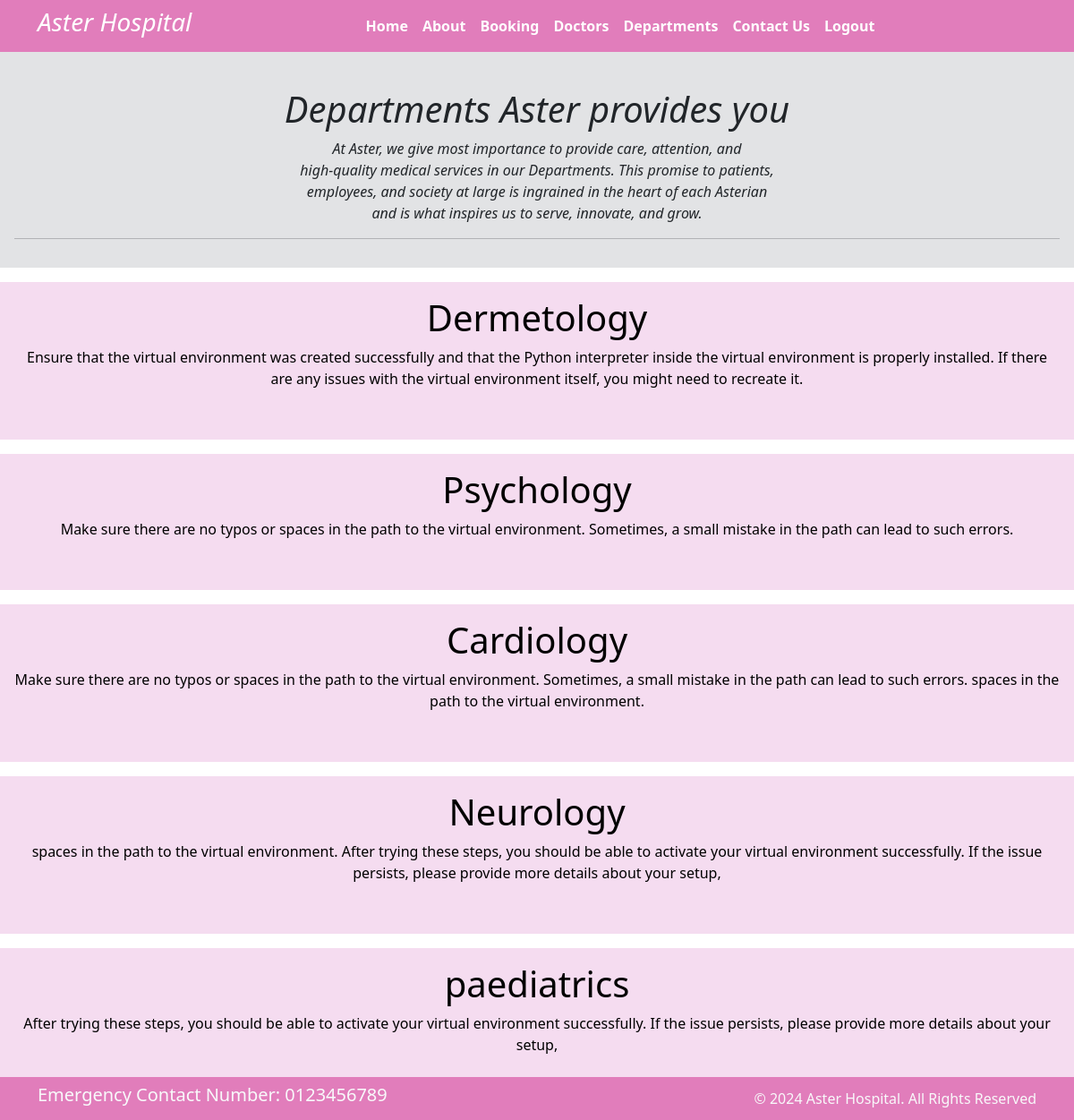
Screenshot of /department (signed in) with the database file from the repository.
### home/models.py (models this page shows, shortened)
class Departments(models.Model):
        dep_name = models.CharField( max_length=100)
        dep_description = models.TextField()

### home/views.py (the view)
# urls.py: path('department', views.department,name= 'department'),
def department(request):
   if request.user.is_authenticated:
    dict_dept={
       "dept": Departments.objects.all()
    }
    return render(request, 'department.html',dict_dept)
   return redirect(loginn)

### templates/department.html (shortened to what this page needs)
{% extends 'base.html' %}
{% block content %}
<div class="p-3 mb-2 bg-secondary-subtle text-emphasis-secondary text-center fst-italic">
    <br>
    <h1 class="text-center "> Departments Aster provides you</h1>
  <p class=" fw-light"> At Aster, we give most importance to provide care, attention, and <br>high-quality medical services in our Departments.  This promise to patients, <br>employees, and society at large is ingrained in the heart of each Asterian <br>and is what inspires us to serve, innovate, and grow.
  <hr>
  </div>
{% for d in dept%}
<div class="mx-auto w-4 0  text-center text-black p-3  my-3" style="background-color:rgb(245, 220, 240);">
    <h1>{{d.dep_name}}</h1>
    <p>{{d.dep_description}}</p>
    <br>
</div>
{% endfor %}
{% endblock content %}

### templates/base.html (shortened to what this page needs)
 {% load static %}
<!DOCTYPE html>
<html>
  <head>
    <link rel="stylesheet"
      href=" 	https://cdn.jsdelivr.net/npm/bootstrap@5.3.2/dist/css/bootstrap.min.css ">
    <link rel="stylesheet"
      href="https://use.fontawesome.com/releases/v5.2.0/css/all.css">
      <link rel="stylesheet"
      href="{% static '/css/style.css'%}">
  </head>
  <body>
    <nav class="navbar navcolor navbar-expand-md ">
      <div class="container">
        <div class="col-2 text-left pl-md-0">
          <h3 class="text-white fst-italic"> Aster Hospital </h3>
        </div>
        <div
          class="collapse navbar-collapse justify-content-center col-md-8 navbar-collapse-3">
          <ul class="navbar-nav justify-content-center  fw-bold">
            <li class="nav-item active">
              <a class="nav-link text-white" href="{% url 'home'%}">Home </a>
            </li>
            <li class="nav-item">
              <a class="nav-link text-white" href="{% url 'about'%}">About</a>
            </li>
            <li class="nav-item">
              <a class="nav-link text-white" href="{% url 'booking'%}">Booking</a>
            </li>
            <li class="nav-item">
              <a class="nav-link text-white" href="{% url 'doctors'%}">Doctors</a>
            </li>
			 <li class="nav-item">
              <a class="nav-link text-white" href="{% url 'department'%}">Departments</a>
            </li>
            <li class="nav-item">
              <a class="nav-link text-white" href="{% url 'contact'%}">Contact Us</a>
            </li>
            <li class="nav-item">
              <a class="nav-link text-white" href="{% url 'logout'%}">Logout</a>
            </li>
          </ul>
        </div>
      </div>
    </nav>
    {% block content %}    {% endblock content %}
    <section class="fixed-bottom">
        <footer class="pt-2 pb-2 navcolor  text-light">
          <div class="container">
            <div class="row align-items-center">
              <div class="col-12 col-md-8  ">
                <h5 class="fw-light">  Emergency Contact Number: 0123456789</h5>
              </div>
              <div class="col-12 col-md-4 mt-4 mt-md-0 text-center text-md-end fw-light">
                © 2024 Aster Hospital. All Rights Reserved
              </div>
            </div>
          </div>
        </footer>
      </section>
    </body>
  </html>

### statics/css/style.css (style rules this page uses)
.navcolor { background-color: rgb(225, 125, 187); }

### rows the page displays
Departments: dep_name "Dermetology", dep_description "Ensure that the virtual environment was created successfully and that the Python interpreter inside the virtual environment is properly installed. If there are any issues with the virtual environment itself, you might need to recreate it."
Departments: dep_name "Psychology", dep_description "Make sure there are no typos or spaces in the path to the virtual environment. Sometimes, a small mistake in the path can lead to such errors."
Departments: dep_name "Cardiology", dep_description "Make sure there are no typos or spaces in the path to the virtual environment. Sometimes, a small mistake in the path can lead to such errors. spaces in the path to the virtual environment."
Departments: dep_name "Neurology", dep_description "spaces in the path to the virtual environment. After trying these steps, you should be able to activate your virtual environment successfully. If the issue persists, please provide more details about your setup,"
Departments: dep_name "paediatrics", dep_description "After trying these steps, you should be able to activate your virtual environment successfully. If the issue persists, please provide more details about your setup,"
